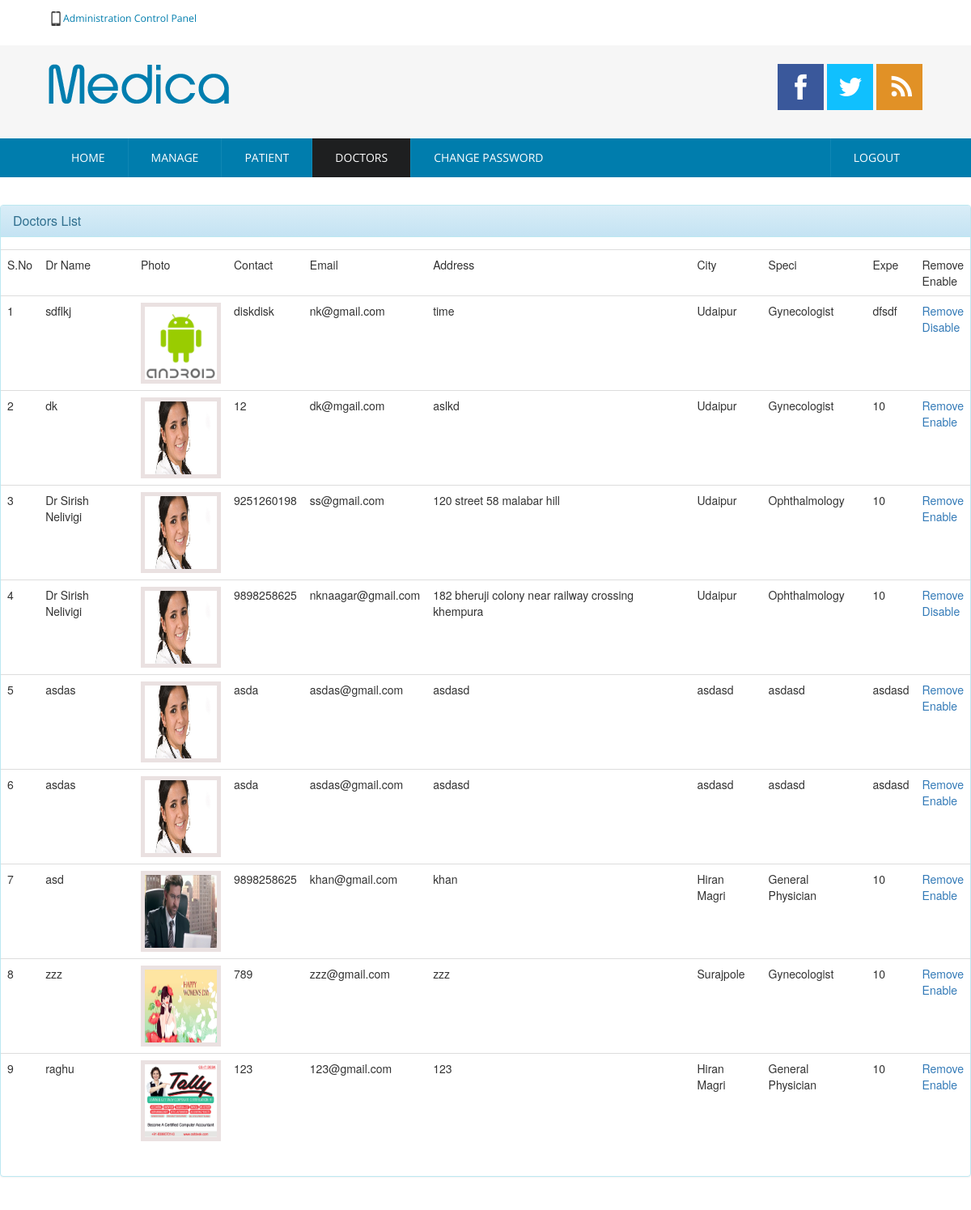
Screenshot of /admin/view_doc.php (signed in) with the database file from the repository.
### tables this page shows
CREATE TABLE IF NOT EXISTS `doctor` (
  `dr_id` int(10) NOT NULL AUTO_INCREMENT,
  `first_name` varchar(100) NOT NULL,
  `last_name` varchar(100) NOT NULL,
  `user_name` varchar(100) NOT NULL,
  `password` varchar(100) NOT NULL,
  `contact` varchar(100) NOT NULL,
  `email` varchar(100) NOT NULL,
  `address` varchar(100) NOT NULL,
  `specialization` varchar(100) NOT NULL,
  `experience` varchar(100) NOT NULL,
  `city` varchar(100) NOT NULL,
  `type` varchar(100) NOT NULL,
  `academic` varchar(100) NOT NULL,
  `photo` varchar(200) NOT NULL,
  `timing` varchar(50) NOT NULL,
  `fee` varchar(100) NOT NULL,
  `description_detail` text NOT NULL,
  `status` int(10) NOT NULL DEFAULT '0',
  `rating` int(11) NOT NULL,
  PRIMARY KEY (`dr_id`)
);

### admin/view_doc.php (the view, shortened to what this page needs)
<?php session_start();
include '../opendb.php';
?>
<!DOCTYPE HTML>
<html>
	<head>
		<link href="../css/style.css" rel="stylesheet" type="text/css"  media="all" />
		<link rel="stylesheet" href="../css/responsiveslides.css">
        <link rel="stylesheet" href="../css/bootstrap.css">
        <link rel="stylesheet" href="../css/bootstrap-theme.css">
	</head>
	<body>
			<div class="header">
					<div class="top-header">
						<div class="wrap">
						<div class="top-header-left">
							<p>Administration Control Panel</p>
						</div>
					</div>
				</div>
					<div class="main-header">
						<div class="wrap">
							<div class="logo">
								<a href="index.php"><img src="../images/logo.png" title="logo" /></a>
							</div>
							<div class="social-links">
								<ul>
									<li><a href="#"><img src="../images/facebook.png" title="facebook" /></a></li>
									<li><a href="#"><img src="../images/twitter.png" title="twitter" /></a></li>
									<li><a href="#"><img src="../images/feed.png" title="Rss" /></a></li>
								</ul>
							</div>
						</div>
					</div>
					<div class="top-nav">
						<div class="wrap">
							<ul>
									<li><a href="profile.php">Home</a></li>
								<li><a href="manage.php">Manage</a></li>
								<li><a href="view_pat.php">Patient</a></li>
								<li class="active"><a href="view_doc.php">Doctors</a></li>
								<li ><a href="changepass.php">Change Password</a></li>
                                <li class="pull-right"><a href="logout.php">Logout</a></li>
							</ul>
						</div>
					</div>
			</div>
			<div class="content">
				<div class="content-top-grids">
                      <div class="panel panel-info">
                        <div class="panel-heading">
                          <h3 class="panel-title"> Doctors List
                          </h3>
                        </div>
                        <div class="panel-body">
                          <div class="row">
                         <?php
						  $query = "select * from doctor";
						  $result = $conn->query($query);
						 ?>
						 <table class="table">
							<tr><th>S.No</th><th>Dr Name</th><td>Photo</td><th>Contact</th><th>Email</th><th>Address</th>
							<td>City</td><td>Speci</td><td>Expe</td><td>Remove <br> Enable </td>
							</tr>
							<?php $sno=1;
							while( $row=$result->fetch_assoc()) { ?>
							<tr>
							<td><?php echo $sno; ?></td>
							<td><?php echo $row["first_name"]; ?></td>
							<td><img src="../photo/<?php echo $row["photo"];?>" style="border:5px #eae1e1 solid" height="100" width="100"  /></td>
							<td><?php echo $row["contact"]; ?></td>
							<td><?php echo $row["email"]; ?></td>
							<td><?php echo $row["address"]; ?></td>
							<td><?php echo $row["city"]; ?></td>
							<td><?php echo $row["specialization"]; ?></td>
							<td><?php echo $row["experience"]; ?></td>
							<td><a href="">Remove</a><br>
						<?php if($row['status']==0) {?>
						<a href="view_doc.php?updateid=<?php echo $row['dr_id'];?>&setstatus=1">Enable</a>
						<?php } else {?>
						<a href="view_doc.php?updateid=<?php echo $row['dr_id'];?>&setstatus=0">Disable</a>
						<?php } ?>
						</td>
							</tr>
							<?php $sno++; } ?>
						 </table>
                        </div>
                      </div>
                    </div>
                </div>
		</div>
	</body>
</html>

### css/style.css (style rules this page uses)
html,body,div,span,applet,object,iframe,h1,h2,h3,h4,h5,h6,p,blockquote,pre,a,abbr,acronym,address,big,cite,code,del,dfn,em,img,ins,kbd,q,s,samp,small,strike,strong,sub,sup,tt,var,b,u,i,dl,dt,dd,ol,nav ul,nav li,fieldset,form,label,legend,table,caption,tbody,tfoot,thead,tr,th,td,article,aside,canvas,details,embed,figure,figcaption,footer,header,hgroup,menu,nav,output,ruby,section,summary,time,mark,audio,video { margin:0;padding:0;border:0;font-size:100%;font:inherit;vertical-align:baseline; }
ol,ul { list-style:none;margin:0px;padding:0px; }
table { border-collapse:collapse;border-spacing:0; }
a { text-decoration:none; }
img { max-width:100%; }
body { background: #F6F6F6; }
.wrap { width:80%; margin:0 auto; }
.top-header { background:#FFF; padding:1em 0; }
.top-header-left { float:left; }
.top-header-left p { font-family: 'Open Sans', sans-serif; color: #007DAD; font-size: 0.875em; background: url(../images/phone.png) no-repeat; padding-left: 18px; }
.main-header { padding: 1.7em 0 1.5em 0; background: #F6F6F6; }
.logo { float:left; }
.logo img { display:block; }
.social-links { float:right; }
.social-links ul li { display:inline-block; }
.social-links img { display:block; }
.top-nav { background:#007DAD; }
.top-nav ul li { display:inline-block; float: left; border-left: 1px ridge #1087B4; }
.top-nav ul li:nth-child(1) { border:none; }
.top-nav li.active> a, .top-nav li> a:hover { color: #FFF; background:rgba(31, 31, 31, 0.99); }
.top-nav li a { font-size: 1em; font-family: 'Open Sans', sans-serif; color: #FFF; background: #007DAD; text-transform: uppercase; padding: 1em 2em; display: block; transition: 0.5s ease; -o-transition: 0.5s ease; -webkit-transition: 0.5s ease; }
.content-top-grids { padding: 1.7em 0 1.5em 0; background: #FFF; }
@media only screen and (max-width: 1280px) and (min-width: 1024px) { .wrap { width:90%; } }

### rows the page displays
doctor: first_name "sdflkj", photo (picture), contact "diskdisk", email "nk@gmail.com", address "time", city "Udaipur", specialization "Gynecologist", experience "dfsdf"
doctor: first_name "dk", contact "12", email "dk@mgail.com", address "aslkd", city "Udaipur", specialization "Gynecologist", experience "10"
doctor: first_name "Dr Sirish Nelivigi", contact "9251260198", email "ss@gmail.com", address "120 street 58 malabar hill", city "Udaipur", specialization "Ophthalmology", experience "10"
doctor: first_name "Dr Sirish Nelivigi", contact "9898258625", email "nknaagar@gmail.com", address "182 bheruji colony near railway crossing khempura", city "Udaipur", specialization "Ophthalmology", experience "10"
doctor: first_name "asdas", photo (picture), contact "asda", email "asdas@gmail.com", address "asdasd", city "asdasd", specialization "asdasd", experience "asdasd"
doctor: first_name "asdas", photo (picture), contact "asda", email "asdas@gmail.com", address "asdasd", city "asdasd", specialization "asdasd", experience "asdasd"
doctor: first_name "asd", photo (placeholder picture), contact "9898258625", email "khan@gmail.com", address "khan", city "Hiran Magri", specialization "General Physician", experience "10"
doctor: first_name "zzz", photo (placeholder picture), contact "789", email "zzz@gmail.com", address "zzz", city "Surajpole", specialization "Gynecologist", experience "10"
doctor: first_name "raghu", photo (picture), contact "123", email "123@gmail.com", address "123", city "Hiran Magri", specialization "General Physician", experience "10"
